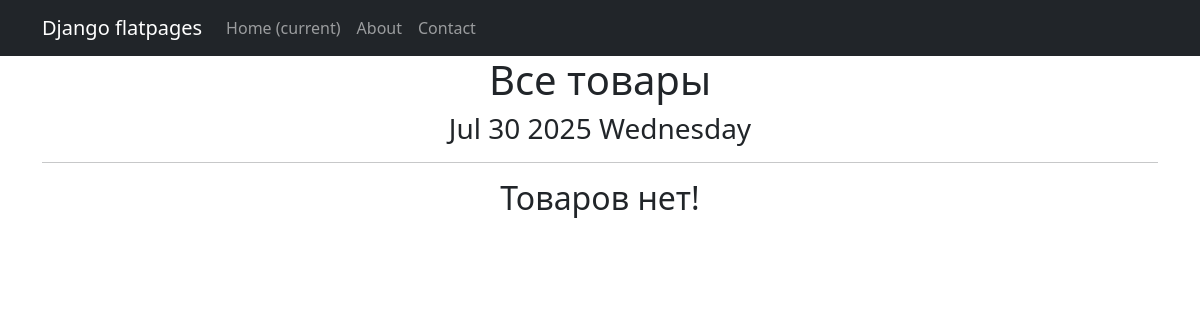
Before: /products/ with the older database file.
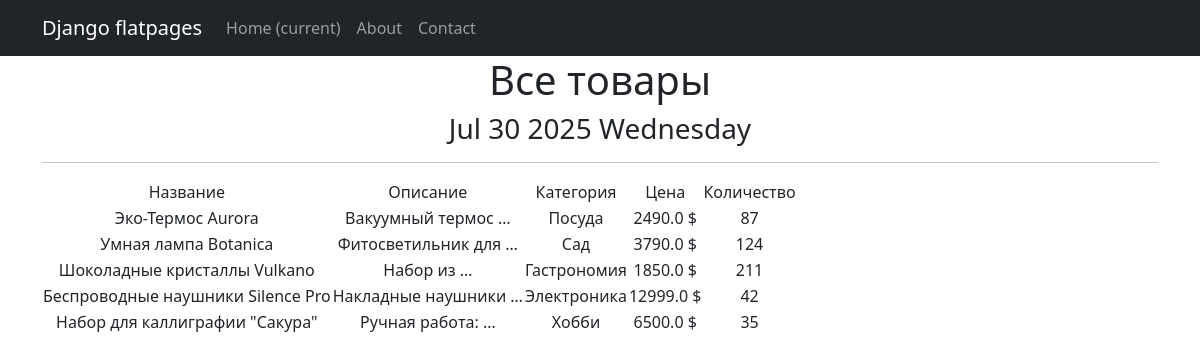
After: the same page with the newer database file.
### simpleapp/models.py (models this page shows, shortened)
class Product(models.Model):
    name = models.CharField(
        max_length=50,
        unique=True
    )
    description = models.TextField()
    quantity = models.IntegerField(
        validators=[MinValueValidator(0)]
    )
    category = models.ForeignKey(
        to='Category',
        on_delete=models.CASCADE,
        related_name='products'
    )
    price = models.FloatField(
        validators=[MinValueValidator(0.0)]
    )

class Category(models.Model):
    name = models.CharField(max_length=100, unique=True)

### simpleapp/views.py (the view)
# urls.py: path('', views.product_list, name='product_list'),
def product_list(request):
    products = Product.objects.all()
    return render(request, 'simpleapp/product_list.html', {'products': products})

### simpleapp/templatetags/custom_filters.py (called while the page is built)
@register.filter()
def currency(value, code='rub'):
    postfix=CURRENCIES_SYMBOLS[code]
    return f'{value} {postfix}'

### simpleapp/templatetags/custom_tags.py (called while the page is built)
@register.simple_tag()
def current_time(format_string='%b %d %Y'):
    return datetime.utcnow().strftime(format_string)

### templates/simpleapp/product_list.html (shortened to what this page needs)
{% extends 'flatpages/default.html' %}
{% load static %}
{% load custom_filters %}
{% load custom_tags %}
{% block content %}
   <h1>Все товары</h1>
   <h3>{% current_time '%b %d %Y %A' %}</h3>
   <hr>
   {% if products %}
       <table>
           <tr>
               <td>
                   Название
               </td>
               <td>
                   Описание
               </td>
               <td>
                   Категория
               </td>
               <td>
                   Цена
               </td>
               <td>
                   Количество
               </td>
           </tr>
           {% for product in products %}
           <tr>
               <td>{{ product.name }}</td>
               <td>{{ product.description|truncatewords:2 }}</td>
               <td>{{ product.category.name }}</td>
               <td>{{ product.price|currency:"usd" }}</td>
               <td>{{ product.quantity }}</td>
           </tr>
           {% endfor %}
       </table>
   {% else %}
       <h2>Товаров нет!</h2>
   {% endif %}
{% endblock content %}

### templates/flatpages/default.html (shortened to what this page needs)
<!DOCTYPE html>
{% load static %}
<html lang="en">
    <head>
        <link href="{% static 'css/styles.css' %}" rel="stylesheet" />
    </head>
    <body>
            <nav class="navbar navbar-expand-lg navbar-dark bg-dark static-top">
                <div class="container">
                    <a class="navbar-brand" href="#">Django flatpages</a>
                    <div class="collapse navbar-collapse" id="navbarResponsive">
                        <ul class="navbar-nav ml-auto">
                            <li class="nav-item active">
                                <a class="nav-link" href="#">Home
                                    <span class="sr-only">(current)</span>
                                </a>
                            </li>
                            <li class="nav-item">
                                <a class="nav-link" href="/about/">About</a>
                            </li>
                            <li class="nav-item">
                                <a class="nav-link" href="/contacts/">Contact</a>
                            </li>
                        </ul>
                    </div>
                </div>
            </nav>
        <div class="container">
            <div class="row">
                <div class="col-lg-12 text-center">
                    {% block content %}{% endblock content %}
                </div>
            </div>
        </div>
    </body>
</html>

Changed rows visible on the page:
added Product: name "Эко-Термос Aurora", description "Вакуумный термос …", category.name "Посуда", price "2490.0 $", quantity "87"
added Product: name "Умная лампа Botanica", description "Фитосветильник для …", category.name "Сад", price "3790.0 $", quantity "124"
added Product: name "Шоколадные кристаллы Vulkano", description "Набор из …", category.name "Гастрономия", price "1850.0 $", quantity "211"
added Product: name "Беспроводные наушники Silence Pro", description "Накладные наушники …", category.name "Электроника", price "12999.0 $", quantity "42"
added Product: name "Набор для каллиграфии \"Сакура\"", description "Ручная работа: …", category.name "Хобби", price "6500.0 $", quantity "35"
Other visible differences:
text no longer shown: "Товаров нет!"
text now shown: "Название Описание Категория Цена Количество"
